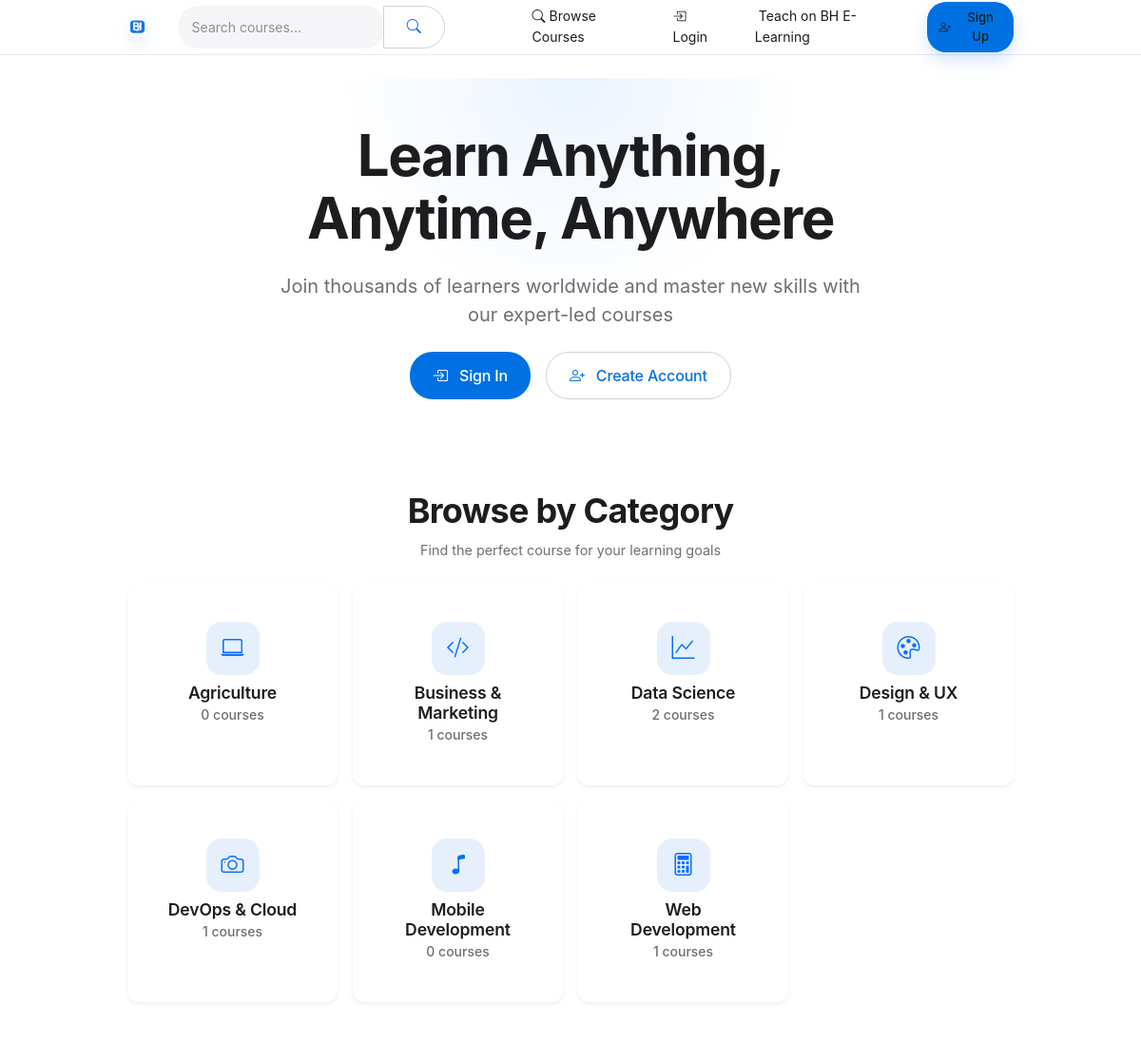
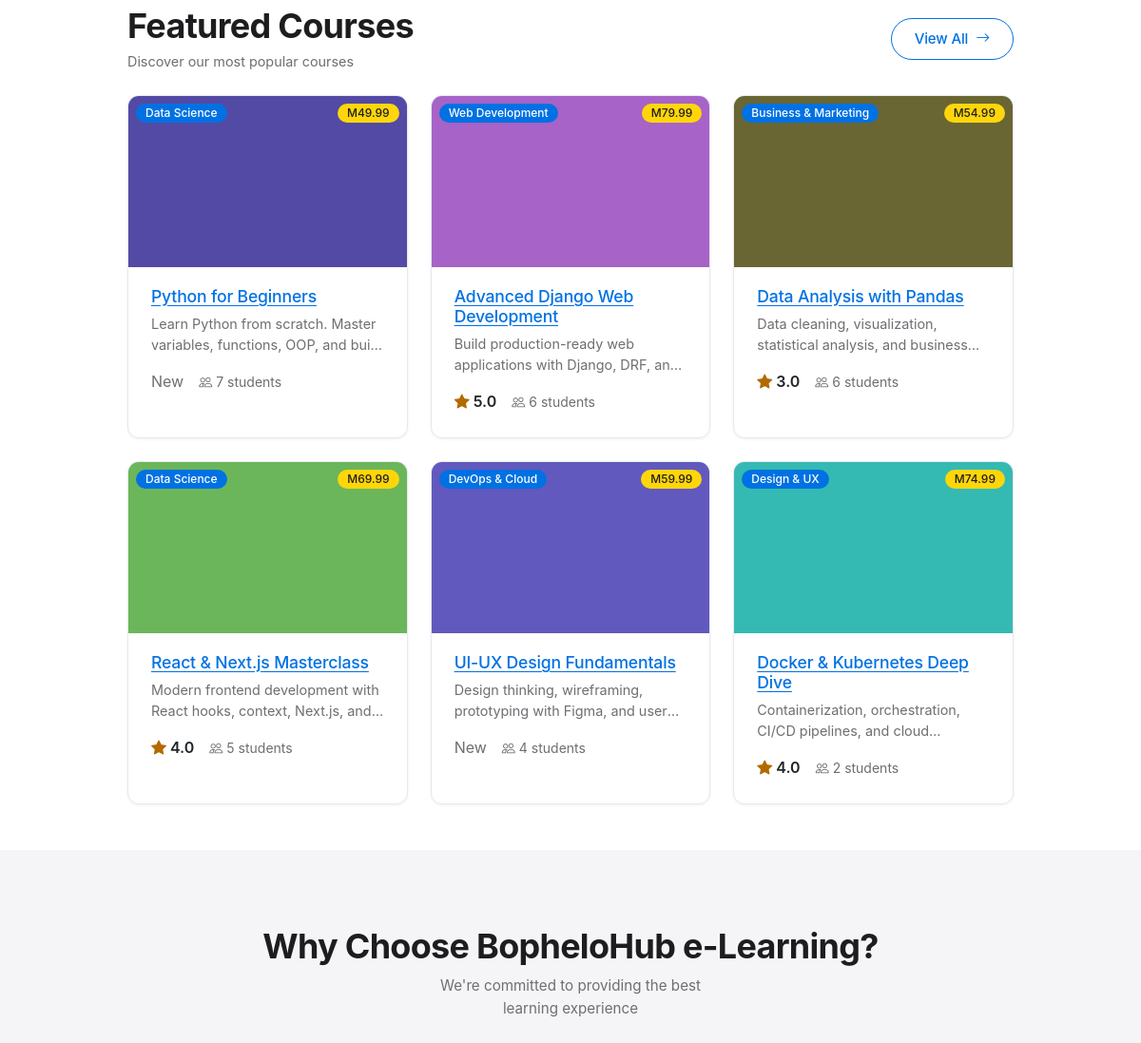
Before: / (upper part) with the older database file (2 pictures, top to bottom).
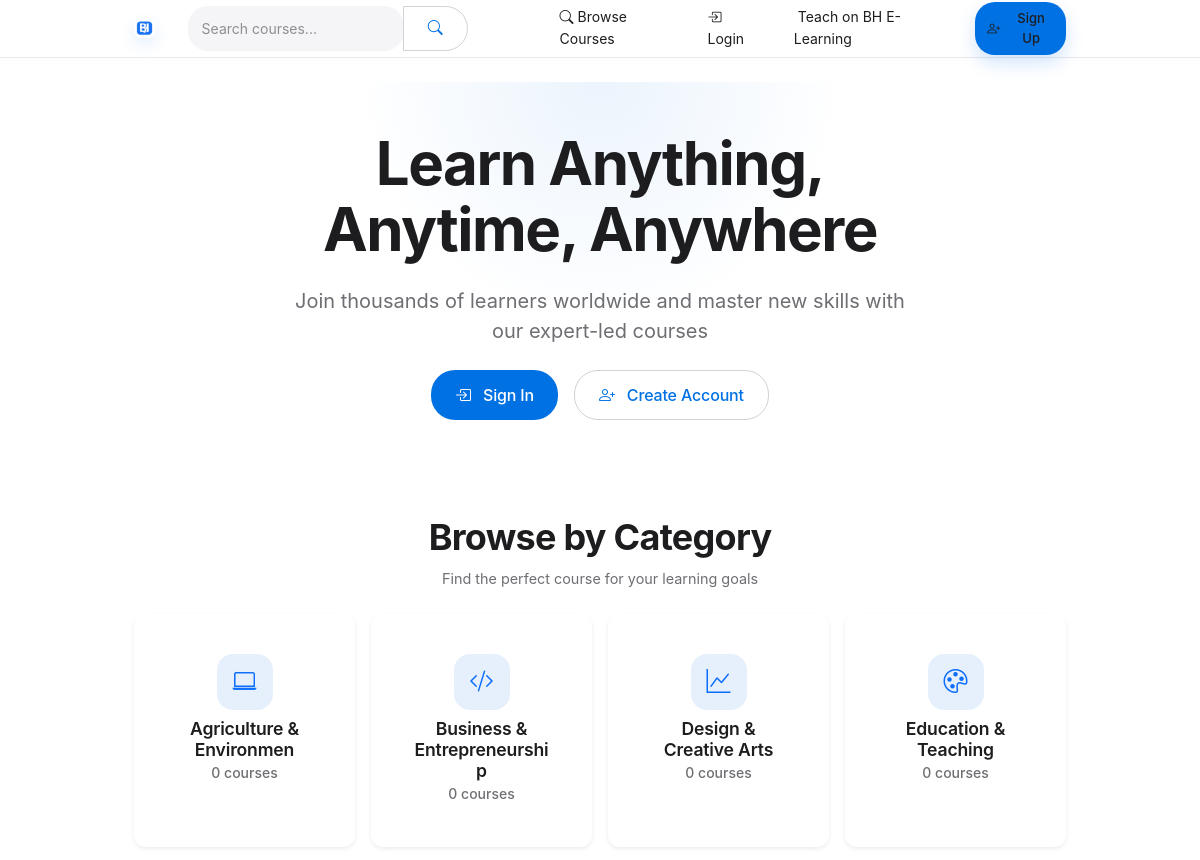
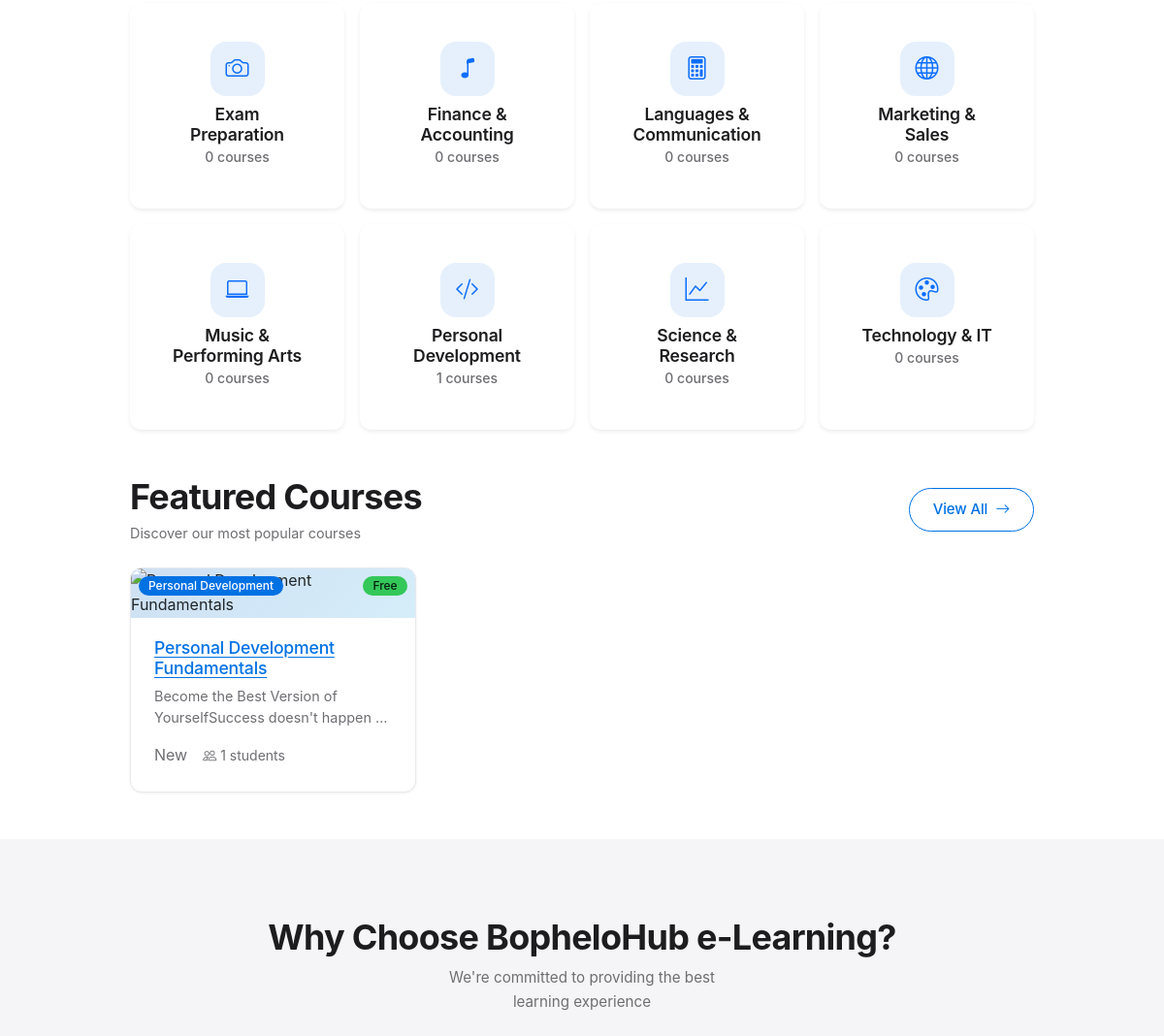
After: the same page with the newer database file (2 pictures, top to bottom).
### apps/courses/models.py (models this page shows, shortened)
class Category(models.Model):
    name = models.CharField(max_length=100)
    slug = models.SlugField(unique=True)
    class Meta:
        verbose_name_plural = 'Categories'

class Course(models.Model):
    title = models.CharField(max_length=200)
    slug = models.SlugField(unique=True)
    instructor = models.ForeignKey(User, on_delete=models.CASCADE, related_name='courses_teaching')
    category = models.ForeignKey(Category, on_delete=models.SET_NULL, null=True, related_name='courses')
    description = CKEditor5Field(config_name='extends')      # CKEditor 5
    thumbnail = models.ImageField(upload_to='courses/thumbnails/')
    price = models.DecimalField(max_digits=8, decimal_places=2, default=0.00)
    is_published = models.BooleanField(default=False)
    created_at = models.DateTimeField(auto_now_add=True)
    updated_at = models.DateTimeField(auto_now=True)

### apps/courses/views.py (the view)
# urls.py: path('', HomeView.as_view(), name='home'),          # homepage
class HomeView(TemplateView):
    template_name = 'home.html'
    def get_context_data(self, **kwargs):
        context = super().get_context_data(**kwargs)
        context['featured_courses'] = Course.objects.filter(is_published=True).annotate(
            enrolled_count=Count('enrollments'),
            average_rating=Avg('reviews__rating')
        ).order_by('-enrolled_count', '-average_rating')[:6]
        context['categories'] = Category.objects.annotate(
            course_count=Count('courses', filter=Q(courses__is_published=True))
        ).order_by('name')
        return context

### apps/notifications/context_processors.py (called while the page is built, shortened)
def notifications(request):
    if not request.user.is_authenticated:
        return {
            'unread_notifications': 0,
            'recent_notifications': [],
        }

### templates/home.html (shortened to what the changed rows need)
{% extends 'base.html' %}
{% load static %}
{% block content %}
<div class="hero-section text-center py-5 mb-5">
    <div class="container">
        <div class="row justify-content-center">
            <div class="col-lg-8">
                {% if user.is_authenticated %}
                    {% if user.is_superuser %}
                        <p class="text-uppercase fw-semibold text-white-50 mb-2">Welcome back, Admin</p>
                        <h1 class="display-4 fw-bold mb-4">Manage the platform from one place</h1>
                        <p class="lead mb-4 fs-5">Track revenue, review users, and oversee courses, payments, and instructor approvals.</p>
                        <div class="d-flex justify-content-center gap-3 flex-wrap">
                            <a href="{% url 'owner_dashboard' %}" class="btn btn-light btn-lg px-4">
                                <i class="bi bi-speedometer2 me-2"></i>Go to Dashboard
                            </a>
                            <a href="{% url 'owner_instructor_list' %}" class="btn btn-outline-light btn-lg px-4">
                                <i class="bi bi-person-badge me-2"></i>Review Instructors
                            </a>
                        </div>
                    {% elif user.is_instructor and user.get_instructor_status == 'verified' %}
                        <p class="text-uppercase fw-semibold text-white-50 mb-2">Welcome back, Instructor</p>
                        <h1 class="display-4 fw-bold mb-4">Keep building your courses</h1>
                        <p class="lead mb-4 fs-5">See course performance, respond to learners, and publish more content.</p>
                        <div class="d-flex justify-content-center gap-3 flex-wrap">
                            <a href="{% url 'instructor_dashboard' %}" class="btn btn-light btn-lg px-4">
                                <i class="bi bi-chalkboard-teacher me-2"></i>Instructor Dashboard
                            </a>
                            <a href="{% url 'course_create' %}" class="btn btn-outline-light btn-lg px-4">
                                <i class="bi bi-plus-circle me-2"></i>Create Course
                            </a>
                        </div>
                    {% elif user.is_instructor %}
                        <p class="text-uppercase fw-semibold text-white-50 mb-2">Welcome back</p>
                        <h1 class="display-4 fw-bold mb-4">Finish your instructor profile</h1>
                        <p class="lead mb-4 fs-5">Complete your verification details so the owner can review and approve your teaching account.</p>
                        <div class="d-flex justify-content-center gap-3 flex-wrap">
                            <a href="{% url 'profile' %}" class="btn btn-light btn-lg px-4">
                                <i class="bi bi-person-gear me-2"></i>View Profile
                            </a>
                            <a href="{% url 'instructor_apply' %}" class="btn btn-outline-light btn-lg px-4">
                                <i class="bi bi-file-earmark-text me-2"></i>Complete Application
                            </a>
                        </div>
                    {% else %}
                        <p class="text-uppercase fw-semibold text-white-50 mb-2">Welcome back</p>
                        <h1 class="display-4 fw-bold mb-4">Pick up where you left off</h1>
                        <p class="lead mb-4 fs-5">Continue your learning journey, review progress, and discover new courses tailored for you.</p>
                        <div class="d-flex justify-content-center gap-3 flex-wrap">
                            <a href="{% url 'student_dashboard' %}" class="btn btn-light btn-lg px-4">
                                <i class="bi bi-book me-2"></i>My Dashboard
                            </a>
                            <a href="{% url 'course_list' %}" class="btn btn-outline-light btn-lg px-4">
                                <i class="bi bi-grid me-2"></i>Browse Catalog
                            </a>
                        </div>
                    {% endif %}
                {% else %}
                    <h1 class="display-4 fw-bold mb-4">Learn Anything, Anytime, Anywhere</h1>
                {% endif %}
            </div>
        </div>
    </div>
</div>
<div class="container mb-5">
    <div class="text-center mb-4">
        <h2 class="fw-bold">Browse by Category</h2>
    </div>
    <div class="row g-3">
        {% for category in categories %}
            <div class="col-6 col-md-3">
                <a href="{% url 'course_list' %}?category={{ category.slug }}" class="card text-center text-decoration-none h-100 border-0 shadow-sm hover-shadow">
                    <div class="card-body py-4">
                        <div class="category-icon mb-2">
                            <i class="bi bi-{% cycle 'laptop' 'code-slash' 'graph-up' 'palette' 'camera' 'music-note' 'calculator' 'globe' %} text-primary" style="font-size: 2rem;"></i>
                        </div>
                        <h6 class="card-title mb-0 text-dark">{{ category.name }}</h6>
                        <small class="text-muted">{{ category.course_count }} courses</small>
                    </div>
                </a>
            </div>
        {% endfor %}
    </div>
</div>
<div class="container mb-5">
    <div class="d-flex justify-content-between align-items-center mb-4">
        <div>
            <h2 class="fw-bold mb-1">Featured Courses</h2>
        </div>
    </div>
    <div class="row g-4">
        {% for course in featured_courses %}
            <div class="col-md-4">
                <div class="card h-100">
                    <div class="position-relative">
                        {% if course.thumbnail %}
                            <img src="{{ course.thumbnail.url }}" class="card-img-top" alt="{{ course.title }}" style="height: 180px; object-fit: cover;">
                        {% else %}
                            <div class="card-img-top bg-gradient d-flex align-items-center justify-content-center" style="height: 180px; background: linear-gradient(135deg, #4e73df 0%, #224abe 100%);">
                                <i class="bi bi-book text-white" style="font-size: 3rem;"></i>
                            </div>
                        {% endif %}
                        {% if course.category %}
                            <span class="position-absolute top-0 start-0 m-2 badge bg-primary">
                                {{ course.category.name }}
                            </span>
                        {% endif %}
                        <span class="position-absolute top-0 end-0 m-2 badge {% if course.price == 0 %}bg-success{% else %}bg-warning text-dark{% endif %}">
                            {% if course.price == 0 %}Free{% else %}M{{ course.price }}{% endif %}
                        </span>
                    </div>
                    <div class="card-body">
                        <h5 class="card-title">
                            <a href="{% url 'course_detail' course.slug %}" class="text-decoration-none text-dark">
                                {{ course.title }}
                            </a>
                        </h5>
                        <p class="card-text text-muted" style="display: -webkit-box; -webkit-line-clamp: 2; -webkit-box-orient: vertical; overflow: hidden;">
                            {{ course.description|striptags|truncatewords:15 }}
                        </p>
                        <div class="d-flex align-items-center mt-3">
                            <div class="d-flex align-items-center me-3">
                                {% if course.average_rating %}
                                    <span class="text-warning me-1"><i class="bi bi-star-fill"></i></span>
                                    <span class="fw-semibold">{{ course.average_rating|floatformat:1 }}</span>
                                {% else %}
                                    <span class="text-muted">New</span>
                                {% endif %}
                            </div>
                            <small class="text-muted">
                                <i class="bi bi-people me-1"></i>{{ course.enrolled_count|default:0 }} students
                            </small>
                        </div>
                    </div>
                </div>
            </div>
        {% endfor %}
    </div>
</div>
<div class="bg-light py-5 mb-5">
    <div class="container">
        <div class="text-center mb-5">
            <h2 class="fw-bold">Why Choose BopheloHub e-Learning?</h2>
        </div>
    </div>
</div>
{% endblock %}

Changed rows visible on the page:
removed Category: name "Agriculture", course_count "0"
removed Category: name "Business & Marketing", course_count "1"
removed Category: name "Data Science", course_count "2"
removed Category: name "Design & UX", course_count "1"
removed Category: name "DevOps & Cloud", course_count "1"
removed Category: name "Mobile Development", course_count "0"
removed Category: name "Web Development", course_count "1"
removed Course: thumbnail (picture), category.name "Data Science", price "49.99", title "Python for Beginners", description "Learn Python from scratch. Master variables, functions, OOP, and…", shows "New", enrolled_count "7"
removed Course: thumbnail (picture), category.name "Web Development", price "79.99", title "Advanced Django Web Development", description "Build production-ready web applications with Django, DRF,…", average_rating "5.0", enrolled_count "6"
removed Course: thumbnail (picture), category.name "Business & Marketing", price "54.99", title "Data Analysis with Pandas", description "Data cleaning, visualization, statistical analysis, and…", average_rating "3.0", enrolled_count "6"
removed Course: thumbnail (picture), category.name "Data Science", price "69.99", title "React & Next.js Masterclass", description "Modern frontend development with React hooks, context, Next.js,…", average_rating "4.0", enrolled_count "5"
removed Course: thumbnail (picture), category.name "DevOps & Cloud", price "59.99", title "UI-UX Design Fundamentals", description "Design thinking, wireframing, prototyping with Figma, and…", shows "New", enrolled_count "4"
removed Course: thumbnail (picture), category.name "Design & UX", price "74.99", title "Docker & Kubernetes Deep Dive", description "Containerization, orchestration, CI/CD pipelines, and…", average_rating "4.0", enrolled_count "2"
added Category: name "Agriculture & Environmen", course_count "0"
added Category: name "Business & Entrepreneurship", course_count "0"
added Category: name "Design & Creative Arts", course_count "0"
added Category: name "Education & Teaching", course_count "0"
added Category: name "Exam Preparation", course_count "0"
added Category: name "Finance & Accounting", course_count "0"
added Category: name "Languages & Communication", course_count "0"
added Category: name "Marketing & Sales", course_count "0"
added Category: name "Music & Performing Arts", course_count "0"
added Category: name "Personal Development", course_count "1"
added Category: name "Science & Research", course_count "0"
added Category: name "Technology & IT", course_count "0"
added Course: category.name "Personal Development", price "Free", title "Personal Development Fundamentals", description "Become the Best Version of YourselfSuccess doesn't happen…", shows "New", enrolled_count "1"
